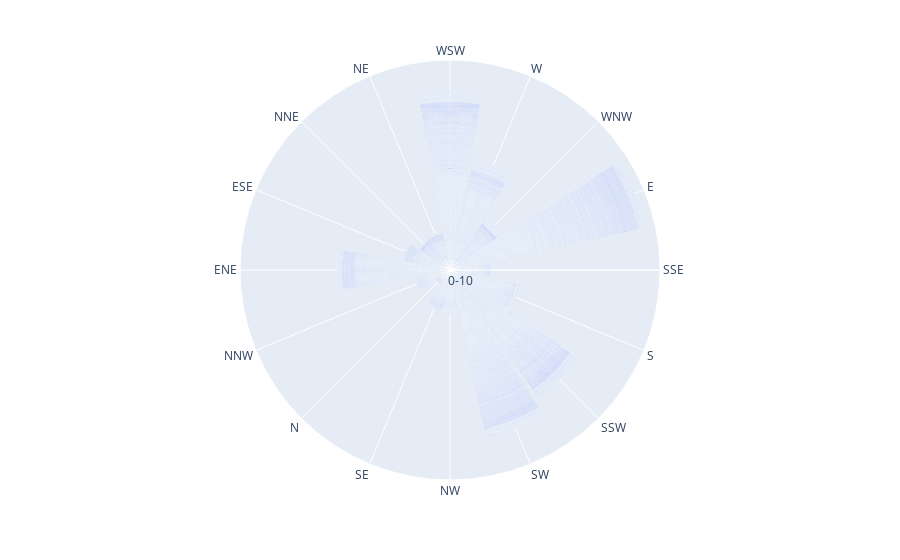

Notebook source saved alongside this figure:
### Code cell
import plotly.express as px
df = px.data.wind()
fig = px.bar_polar(data_df, r="PM2.5Range", theta="kierunek_range")
fig.show()

### Figure 1 — Plotly figure (JSON) as saved in the notebook; plotly's stock layout.template omitted (floating-point values rounded to 4 significant figures; data arrays with more than 128 entries replaced by an {"elided": "..."} marker saying what was removed)
{"data": [{"hovertemplate": "PM2.5Range=%{r}<br>kierunek_range=%{theta}<extra></extra>", "legendgroup": "", "marker": {"color": "#636efa", "pattern": {"shape": ""}}, "name": "", "r": {"elided": "22274 str values"}, "showlegend": false, "subplot": "polar", "theta": {"elided": "22274 str values"}, "type": "barpolar"}], "layout": {"barmode": "relative", "legend": {"tracegroupgap": 0}, "margin": {"t": 60}, "polar": {"angularaxis": {"direction": "clockwise", "rotation": 90}, "domain": {"x": [0, 1], "y": [0, 1]}}}}
